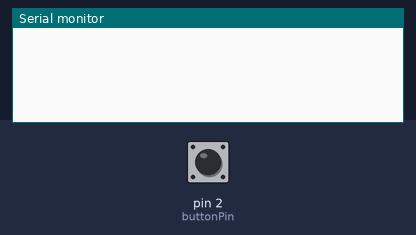
Bench run of a sketch on a simulated Arduino Uno, built with avr-gcc and run on an emulated ATmega328P. Shown: the last lines printed to the serial monitor. The inputs (shaded band) are chosen by the test bench; at power-on: pin 2 (buttonPin) LOW. EEPROM starts erased.

Above: at 1.2 s.
1.3 s: pin 2 (buttonPin) pulled HIGH for 0.15 s
At 2.2 s:
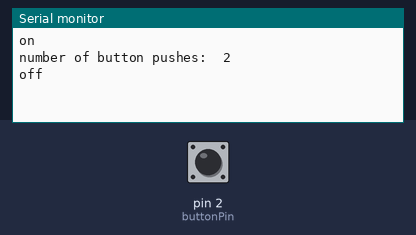
2.9 s: pin 2 (buttonPin) pulled HIGH for 1 s
At 3.7 s:
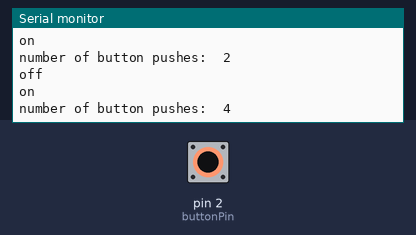
5.4 s: pin 2 (buttonPin) pulled HIGH for 0.15 s
At 6.5 s:
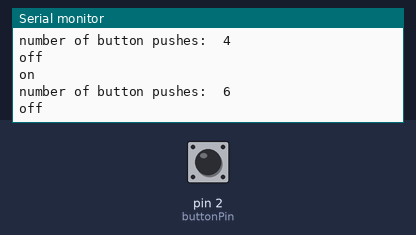

The sketch:

StateChangeDetection_WriteToEEPROM.pde
```cpp
/*
  State change detection (edge detection)

 Often, you don't need to know the state of a digital input all the time,
 but you just need to know when the input changes from one state to another.
 For example, you want to know when a button goes from OFF to ON.  This is called
 state change detection, or edge detection.

 This example shows how to detect when a button or button changes from off to on
 and on to off.

 The circuit:
 * pushbutton attached to pin 2 from +5V
 * 10K resistor attached to pin 2 from ground
 * LED attached from pin 13 to ground (or use the built-in LED on
   most Arduino boards)

 created  27 Sep 2005
 modified 17 Jun 2009
 by Tom Igoe

 http://arduino.cc/en/Tutorial/ButtonStateChange

 */
#include <EEPROM.h>
// this constant won't change:
const int  buttonPin = 2;    // the pin that the pushbutton is attached to
const int ledPin = 13;       // the pin that the LED is attached to

// Variables will change:
int buttonPushCounter = 0;   // counter for the number of button presses
int buttonState = 0;         // current state of the button
int lastButtonState = 0;     // previous state of the button
int addr = 0;
void setup() {
  // initialize the button pin as a input:
  pinMode(buttonPin, INPUT);
  // initialize serial communication:
  Serial.begin(9600);
}


void loop() {

  // read the pushbutton input pin:
  buttonState = digitalRead(buttonPin);

  // compare the buttonState to its previous state
  if (buttonState != lastButtonState) {
    // if the state has changed, increment the counter
    if (buttonState == HIGH) {
      // if the current state is HIGH then the button
      // wend from off to on:
      addr = addr + 1;
      buttonPushCounter = buttonPushCounter + 2;
      Serial.println("on");
      Serial.print("number of button pushes:  ");
      Serial.println(buttonPushCounter, DEC);
    }
    else {
      // if the current state is LOW then the button
      // wend from on to off:
      Serial.println("off");
    }

    // save the current state as the last state,
    //for next time through the loop
    lastButtonState = buttonState;
  }

  // turns on the LED every four button pushes by
  // checking the modulo of the button push counter.
  // the modulo function gives you the remainder of
  // the division of two numbers:
  if (buttonPushCounter % 4 == 0) {
    digitalWrite(ledPin, HIGH);
  } else {
   digitalWrite(ledPin, LOW);
  }


  EEPROM.write(addr, buttonPushCounter);


  if (addr == 512)
    addr = 0;


}
```

Measured:
- after the input at 1.3 s, the serial monitor: prints a new line at once (image 1)
- after the input at 2.9 s, the serial monitor: prints a new line at once (image 2)
- after the input at 5.4 s, the serial monitor: prints a new line at once (image 3)
